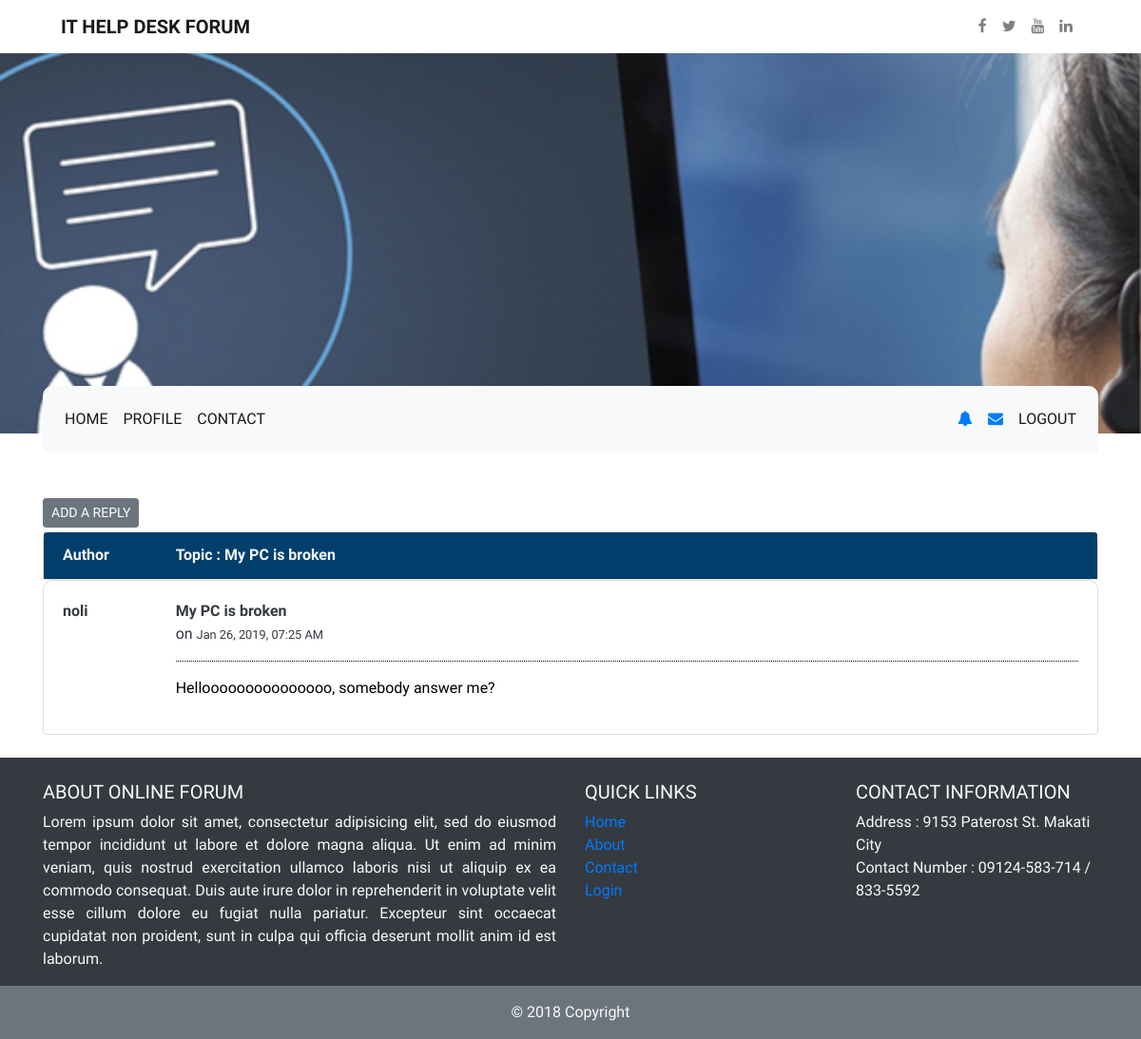
/forLogin/view_replies.php?topic_id=1, run on the app's committed database.
### tables this page shows
CREATE TABLE `topic_tbl` (
  `id` int(11) NOT NULL,
  `login_id` int(11) NOT NULL,
  `category_id` int(11) NOT NULL,
  `sub_category_id` int(11) NOT NULL,
  `topic` varchar(70) NOT NULL,
  `description` varchar(150) NOT NULL,
  `content` text NOT NULL,
  `date_posted` timestamp NOT NULL DEFAULT CURRENT_TIMESTAMP,
  `page_views` int(11) NOT NULL,
  `topic_status` int(11) NOT NULL
);

### main.class.php (called while the page is built, shortened)
<?php
class Main{
	public $con;
	private $hostName = "localhost";
	private $userName = "admin";
	private $password = "root";
	private $dbName = "forum";
	public function db_connect(){
		$this->con = mysqli_connect($this->hostName,$this->userName,$this->password,$this->dbName);
		if(mysqli_connect_errno()){
			die("Connection error");
			exit;
		}else{
			return $this->con;
		}
	}
	public function fetch_data($table){
		$query = "SELECT * FROM ".$table;
		$result = mysqli_query($this->con,$query);
		return $result;
	}
}
?>

### forLogin/view_replies.php (the view, shortened to what this page needs)
<?php
	include '../main.class.php';
	$main = new Main();
?>
<!DOCTYPE html>
<html lang="en">
<head>
	<link rel="stylesheet" type="text/css" href="../assets/css/bootstrap.min.css">
	<link rel="stylesheet" type="text/css" href="../assets/css/style.css">
	<link rel="stylesheet" type="text/css" href="https://stackpath.bootstrapcdn.com/font-awesome/4.7.0/css/font-awesome.min.css">
</head>
<body>
<?php
	include 'login-nav.php';
	$data = $main->fetch_data("topic_tbl where id = ".$_GET["topic_id"]);
	$topic = mysqli_fetch_array($data);
	$author_data = $main->fetch_data("login_details where id=".$topic["login_id"]);
	$auth_data = mysqli_fetch_array($author_data);
	$date = date_create($topic["date_posted"]);
	$formatted_date = date_format($date, "M j, Y, h:i A");
?>
<br/><br/>
<section id="reply">
	<div class="container">
			<div class="row">
			<div class="col-lg-12">
				<div class="mb-1">
				<a class="btn btn-secondary btn-sm text-uppercase" href="<?php echo "reply_post.php?category_id=".$_GET["category_id"]."&sub_category_id=".$_GET["sub_category_id"]."&topic_id=".$_GET["topic_id"]; ?>">Add A Reply</a>
				</div>
				<div class="card">
					<div class="card-header bg-aqua">
						<table style="width: 100%;">
							<thead>
								<tr>
									<th class="text-light" style="width: 10%;">Author</th>
									<th class="text-light" style="width: 80%;">Topic : <?php echo $topic["topic"]; ?></th>
							</thead>
						</table>
					</div>
				</div>
			</div>
				</div>
			<div class="row">
						<div class="col-lg-12">
							<div class="card">
								<div class="card-body">
									<table style="width: 100%;">
										<thead>
											<tr>
												<th class="text-dark" style="width: 10%;"><?php echo $auth_data["username"] ?></th>
												<th class="text-dark" style="width: 80%;"><?php echo $topic["topic"]; ?></th>
											</tr>
										</thead>
										<tbody>
												<tr>
													<td class="text-dark" style="width: 10%;"></td>
													<td class="text-dark" style="width: 80%;">on <small><?php echo $formatted_date; ?></small><br/><hr style="border-top: 1px dotted black;"><?php echo $topic["content"]; ?></td>
												</tr>
										</tbody>
									</table>
								</div>
							</div>
						</div>
						</div>
			</div>
		<br/>
</section>
<?php
	include '../footer.php';
?>
</body>
</html>

### assets/css/style.css (style rules this page uses)
* { margin: 0; padding: 0; }
body,html { font-family: 'Open Sans Condensed', sans-serif; }
.card { border-top-right-radius: 10px; border-top-left-radius: 10px; }
.bg-aqua { background-color: #003F6B !important; }
td p { color: black; }

### data on the page
topic_tbl: topic "My PC is broken", date_posted "Jan 26, 2019, 07:25 AM", content "Hellooooooooooooooo, somebody answer me?"

### other printed values
$auth_data["username"] "noli"
